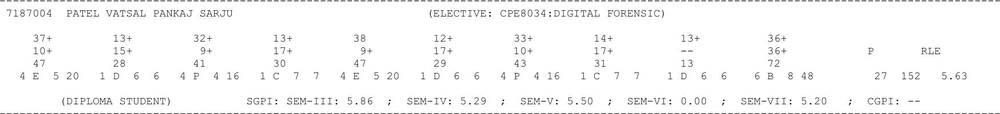
#> input picture Crop_Image/crop_4.png, 1000 x 114 px, shrunk from 1747 x 200 before the run
$ python tesseract_one.py
#> lines starting #> are read from the running program, lines starting #| are printed output that depends on the picture
import pytesseract
import cv2
import numpy as np
import re
pytesseract.pytesseract.tesseract_cmd=r'C:\Users\Shubham\AppData\Local\Tesseract-OCR\tesseract.exe'

img = cv2.imread('./Crop_Image/crop_4.png')
#> img is the input picture: shape (114, 1000, 3); min 4, max 255, mean 247.4
gray = cv2.cvtColor(img, cv2.COLOR_BGR2GRAY)
blurred = cv2.GaussianBlur(gray, (5, 5), 0)
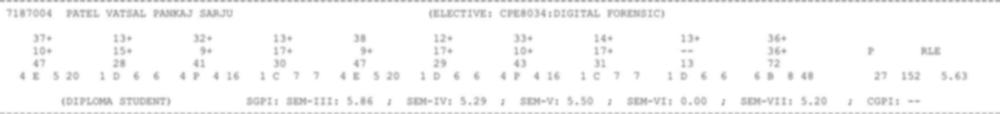
#> blurred: shape (114, 1000); min 169, max 255, mean 247.8
#edged = cv2.Canny(blurred, 50, 200, 255)
custom_config = r'--oem 3 --psm 6'
#> (the run stopped early here; a loop or call above may not have finished)

$ run again, with Crop_Image/crop_1.png copied over Crop_Image/crop_4.png
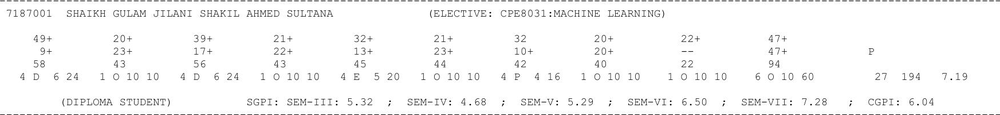
#> input picture Crop_Image/crop_1.png, 1000 x 115 px, shrunk from 1746 x 200 before the run
#> img is the input picture: shape (115, 1000, 3); min 2, max 255, mean 246.8
#> `blurred = cv2.GaussianBlur(gray, (5, 5), 0)`:
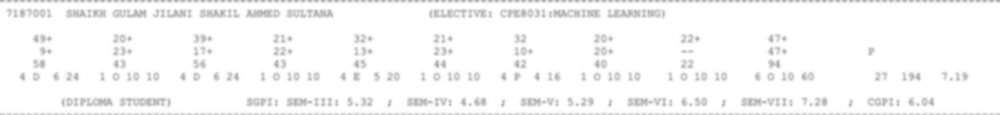
#> blurred: shape (115, 1000); min 169, max 255, mean 247.2

$ run again, with Crop_Image/crop_10.png copied over Crop_Image/crop_4.png
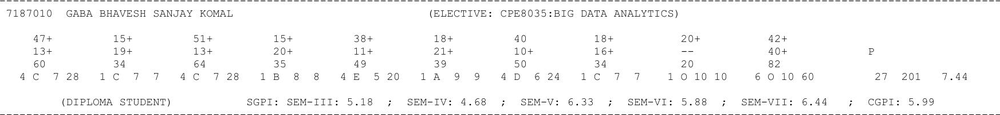
#> input picture Crop_Image/crop_10.png, 1000 x 115 px, shrunk from 1746 x 200 before the run
#> img is the input picture: shape (115, 1000, 3); min 2, max 255, mean 247.2
#> `blurred = cv2.GaussianBlur(gray, (5, 5), 0)`:
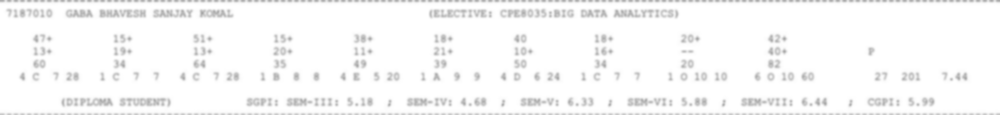
#> blurred: shape (115, 1000); min 168, max 255, mean 247.6
